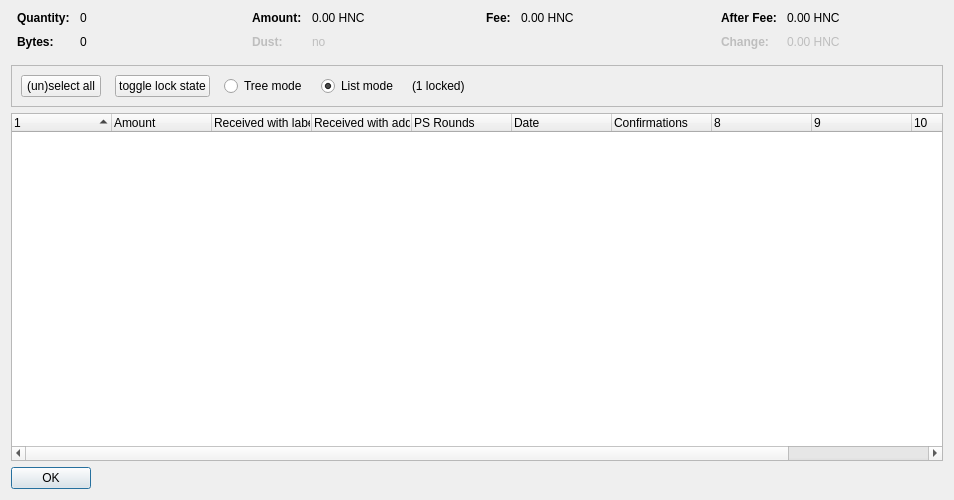
<?xml version="1.0" encoding="UTF-8"?>
<ui version="4.0">
 <class>CoinControlDialog</class>
 <widget class="QDialog" name="CoinControlDialog">
  <property name="geometry">
   <rect>
    <x>0</x>
    <y>0</y>
    <width>954</width>
    <height>500</height>
   </rect>
  </property>
  <property name="windowTitle">
   <string>Coin Selection</string>
  </property>
  <layout class="QVBoxLayout" name="verticalLayout">
   <item>
    <layout class="QHBoxLayout" name="horizontalLayoutTop" stretch="0,0,0,0">
     <property name="topMargin">
      <number>0</number>
     </property>
     <property name="bottomMargin">
      <number>10</number>
     </property>
     <item>
      <layout class="QFormLayout" name="formLayoutCoinControl1">
       <property name="horizontalSpacing">
        <number>10</number>
       </property>
       <property name="verticalSpacing">
        <number>10</number>
       </property>
       <property name="leftMargin">
        <number>6</number>
       </property>
       <property name="rightMargin">
        <number>6</number>
       </property>
       <item row="0" column="0">
        <widget class="QLabel" name="labelCoinControlQuantityText">
         <property name="font">
          <font>
           <weight>75</weight>
           <bold>true</bold>
          </font>
         </property>
         <property name="text">
          <string>Quantity:</string>
         </property>
        </widget>
       </item>
       <item row="0" column="1">
        <widget class="QLabel" name="labelCoinControlQuantity">
         <property name="cursor">
          <cursorShape>IBeamCursor</cursorShape>
         </property>
         <property name="contextMenuPolicy">
          <enum>Qt::ActionsContextMenu</enum>
         </property>
         <property name="text">
          <string notr="true">0</string>
         </property>
         <property name="textInteractionFlags">
          <set>Qt::LinksAccessibleByMouse|Qt::TextSelectableByKeyboard|Qt::TextSelectableByMouse</set>
         </property>
        </widget>
       </item>
       <item row="1" column="0">
        <widget class="QLabel" name="labelCoinControlBytesText">
         <property name="font">
          <font>
           <weight>75</weight>
           <bold>true</bold>
          </font>
         </property>
         <property name="text">
          <string>Bytes:</string>
         </property>
        </widget>
       </item>
       <item row="1" column="1">
        <widget class="QLabel" name="labelCoinControlBytes">
         <property name="cursor">
          <cursorShape>IBeamCursor</cursorShape>
         </property>
         <property name="contextMenuPolicy">
          <enum>Qt::ActionsContextMenu</enum>
         </property>
         <property name="text">
          <string notr="true">0</string>
         </property>
         <property name="textInteractionFlags">
          <set>Qt::LinksAccessibleByMouse|Qt::TextSelectableByKeyboard|Qt::TextSelectableByMouse</set>
         </property>
        </widget>
       </item>
      </layout>
     </item>
     <item>
      <layout class="QFormLayout" name="formLayoutCoinControl2">
       <property name="horizontalSpacing">
        <number>10</number>
       </property>
       <property name="verticalSpacing">
        <number>10</number>
       </property>
       <property name="leftMargin">
        <number>6</number>
       </property>
       <property name="rightMargin">
        <number>6</number>
       </property>
       <item row="0" column="0">
        <widget class="QLabel" name="labelCoinControlAmountText">
         <property name="font">
          <font>
           <weight>75</weight>
           <bold>true</bold>
          </font>
         </property>
         <property name="text">
          <string>Amount:</string>
         </property>
        </widget>
       </item>
       <item row="0" column="1">
        <widget class="QLabel" name="labelCoinControlAmount">
         <property name="cursor">
          <cursorShape>IBeamCursor</cursorShape>
         </property>
         <property name="contextMenuPolicy">
          <enum>Qt::ActionsContextMenu</enum>
         </property>
         <property name="text">
          <string notr="true">0.00 HNC</string>
         </property>
         <property name="textInteractionFlags">
          <set>Qt::LinksAccessibleByMouse|Qt::TextSelectableByKeyboard|Qt::TextSelectableByMouse</set>
         </property>
        </widget>
       </item>
       <item row="1" column="0">
        <widget class="QLabel" name="labelCoinControlLowOutputText">
         <property name="enabled">
          <bool>false</bool>
         </property>
         <property name="font">
          <font>
           <weight>75</weight>
           <bold>true</bold>
          </font>
         </property>
         <property name="text">
          <string>Dust:</string>
         </property>
        </widget>
       </item>
       <item row="1" column="1">
        <widget class="QLabel" name="labelCoinControlLowOutput">
         <property name="enabled">
          <bool>false</bool>
         </property>
         <property name="cursor">
          <cursorShape>IBeamCursor</cursorShape>
         </property>
         <property name="contextMenuPolicy">
          <enum>Qt::ActionsContextMenu</enum>
         </property>
         <property name="text">
          <string notr="true">no</string>
         </property>
         <property name="textInteractionFlags">
          <set>Qt::LinksAccessibleByMouse|Qt::TextSelectableByKeyboard|Qt::TextSelectableByMouse</set>
         </property>
        </widget>
       </item>
      </layout>
     </item>
     <item>
      <layout class="QFormLayout" name="formLayoutCoinControl3">
       <property name="horizontalSpacing">
        <number>10</number>
       </property>
       <property name="verticalSpacing">
        <number>10</number>
       </property>
       <property name="leftMargin">
        <number>6</number>
       </property>
       <property name="rightMargin">
        <number>6</number>
       </property>
       <item row="0" column="0">
        <widget class="QLabel" name="labelCoinControlFeeText">
         <property name="font">
          <font>
           <weight>75</weight>
           <bold>true</bold>
          </font>
         </property>
         <property name="text">
          <string>Fee:</string>
         </property>
        </widget>
       </item>
       <item row="0" column="1">
        <widget class="QLabel" name="labelCoinControlFee">
         <property name="cursor">
          <cursorShape>IBeamCursor</cursorShape>
         </property>
         <property name="contextMenuPolicy">
          <enum>Qt::ActionsContextMenu</enum>
         </property>
         <property name="text">
          <string notr="true">0.00 HNC</string>
         </property>
         <property name="textInteractionFlags">
          <set>Qt::LinksAccessibleByMouse|Qt::TextSelectableByKeyboard|Qt::TextSelectableByMouse</set>
         </property>
        </widget>
       </item>
      </layout>
     </item>
     <item>
      <layout class="QFormLayout" name="formLayoutCoinControl4">
       <property name="horizontalSpacing">
        <number>10</number>
       </property>
       <property name="verticalSpacing">
        <number>10</number>
       </property>
       <property name="leftMargin">
        <number>6</number>
       </property>
       <property name="rightMargin">
        <number>6</number>
       </property>
       <item row="0" column="0">
        <widget class="QLabel" name="labelCoinControlAfterFeeText">
         <property name="font">
          <font>
           <weight>75</weight>
           <bold>true</bold>
          </font>
         </property>
         <property name="text">
          <string>After Fee:</string>
         </property>
        </widget>
       </item>
       <item row="0" column="1">
        <widget class="QLabel" name="labelCoinControlAfterFee">
         <property name="cursor">
          <cursorShape>IBeamCursor</cursorShape>
         </property>
         <property name="contextMenuPolicy">
          <enum>Qt::ActionsContextMenu</enum>
         </property>
         <property name="text">
          <string notr="true">0.00 HNC</string>
         </property>
         <property name="textInteractionFlags">
          <set>Qt::LinksAccessibleByMouse|Qt::TextSelectableByKeyboard|Qt::TextSelectableByMouse</set>
         </property>
        </widget>
       </item>
       <item row="1" column="0">
        <widget class="QLabel" name="labelCoinControlChangeText">
         <property name="enabled">
          <bool>false</bool>
         </property>
         <property name="font">
          <font>
           <weight>75</weight>
           <bold>true</bold>
          </font>
         </property>
         <property name="text">
          <string>Change:</string>
         </property>
        </widget>
       </item>
       <item row="1" column="1">
        <widget class="QLabel" name="labelCoinControlChange">
         <property name="enabled">
          <bool>false</bool>
         </property>
         <property name="cursor">
          <cursorShape>IBeamCursor</cursorShape>
         </property>
         <property name="contextMenuPolicy">
          <enum>Qt::ActionsContextMenu</enum>
         </property>
         <property name="text">
          <string notr="true">0.00 HNC</string>
         </property>
         <property name="textInteractionFlags">
          <set>Qt::LinksAccessibleByMouse|Qt::TextSelectableByKeyboard|Qt::TextSelectableByMouse</set>
         </property>
        </widget>
       </item>
      </layout>
     </item>
    </layout>
   </item>
   <item>
    <widget class="QFrame" name="frame">
     <property name="minimumSize">
      <size>
       <width>0</width>
       <height>40</height>
      </size>
     </property>
     <property name="frameShape">
      <enum>QFrame::StyledPanel</enum>
     </property>
     <property name="frameShadow">
      <enum>QFrame::Sunken</enum>
     </property>
     <layout class="QHBoxLayout" name="horizontalLayout">
      <item>
       <layout class="QHBoxLayout" name="horizontalLayoutPanel" stretch="0,0,0,0,0,0">
        <property name="spacing">
         <number>14</number>
        </property>
        <item>
         <widget class="QPushButton" name="pushButtonSelectAll">
          <property name="sizePolicy">
           <sizepolicy hsizetype="Maximum" vsizetype="Fixed">
            <horstretch>0</horstretch>
            <verstretch>0</verstretch>
           </sizepolicy>
          </property>
          <property name="text">
           <string>(un)select all</string>
          </property>
          <property name="autoDefault">
           <bool>false</bool>
          </property>
         </widget>
        </item>
        <item>
         <widget class="QPushButton" name="pushButtonToggleLock">
          <property name="sizePolicy">
           <sizepolicy hsizetype="Maximum" vsizetype="Fixed">
            <horstretch>0</horstretch>
            <verstretch>0</verstretch>
           </sizepolicy>
          </property>
          <property name="text">
           <string>toggle lock state</string>
          </property>
          <property name="autoDefault">
           <bool>false</bool>
          </property>
         </widget>
        </item>
        <item>
         <widget class="QRadioButton" name="radioTreeMode">
          <property name="sizePolicy">
           <sizepolicy hsizetype="Maximum" vsizetype="Fixed">
            <horstretch>0</horstretch>
            <verstretch>0</verstretch>
           </sizepolicy>
          </property>
          <property name="text">
           <string>Tree mode</string>
          </property>
         </widget>
        </item>
        <item>
         <widget class="QRadioButton" name="radioListMode">
          <property name="sizePolicy">
           <sizepolicy hsizetype="Maximum" vsizetype="Fixed">
            <horstretch>0</horstretch>
            <verstretch>0</verstretch>
           </sizepolicy>
          </property>
          <property name="text">
           <string>List mode</string>
          </property>
          <property name="checked">
           <bool>true</bool>
          </property>
         </widget>
        </item>
        <item>
         <widget class="QLabel" name="labelLocked">
          <property name="text">
           <string>(1 locked)</string>
          </property>
         </widget>
        </item>
        <item>
         <spacer name="horizontalSpacer">
          <property name="orientation">
           <enum>Qt::Horizontal</enum>
          </property>
          <property name="sizeHint" stdset="0">
           <size>
            <width>40</width>
            <height>20</height>
           </size>
          </property>
         </spacer>
        </item>
       </layout>
      </item>
     </layout>
    </widget>
   </item>
   <item>
    <widget class="CoinControlTreeWidget" name="treeWidget">
     <property name="contextMenuPolicy">
      <enum>Qt::CustomContextMenu</enum>
     </property>
     <property name="sortingEnabled">
      <bool>false</bool>
     </property>
     <property name="columnCount">
      <number>11</number>
     </property>
     <attribute name="headerShowSortIndicator" stdset="0">
      <bool>true</bool>
     </attribute>
     <attribute name="headerStretchLastSection">
      <bool>false</bool>
     </attribute>
     <column>
      <property name="text">
       <string/>
      </property>
     </column>
     <column>
      <property name="text">
       <string>Amount</string>
      </property>
     </column>
     <column>
      <property name="text">
       <string>Received with label</string>
      </property>
     </column>
     <column>
      <property name="text">
       <string>Received with address</string>
      </property>
     </column>
     <column>
      <property name="text">
       <string>PS Rounds</string>
      </property>
     </column>
     <column>
      <property name="text">
       <string>Date</string>
      </property>
     </column>
     <column>
      <property name="text">
       <string>Confirmations</string>
      </property>
      <property name="toolTip">
       <string>Confirmed</string>
      </property>
     </column>
     <column>
      <property name="text">
       <string/>
      </property>
     </column>
     <column>
      <property name="text">
       <string/>
      </property>
     </column>
     <column>
      <property name="text">
       <string/>
      </property>
     </column>
     <column>
      <property name="text">
       <string/>
      </property>
     </column>
    </widget>
   </item>
   <item>
    <widget class="QDialogButtonBox" name="buttonBox">
     <property name="sizePolicy">
      <sizepolicy hsizetype="Maximum" vsizetype="Fixed">
       <horstretch>0</horstretch>
       <verstretch>0</verstretch>
      </sizepolicy>
     </property>
     <property name="orientation">
      <enum>Qt::Horizontal</enum>
     </property>
     <property name="standardButtons">
      <set>QDialogButtonBox::Ok</set>
     </property>
    </widget>
   </item>
  </layout>
 </widget>
 <customwidgets>
  <customwidget>
   <class>CoinControlTreeWidget</class>
   <extends>QTreeWidget</extends>
   <header>coincontroltreewidget.h</header>
  </customwidget>
 </customwidgets>
 <resources/>
 <connections/>
</ui>
